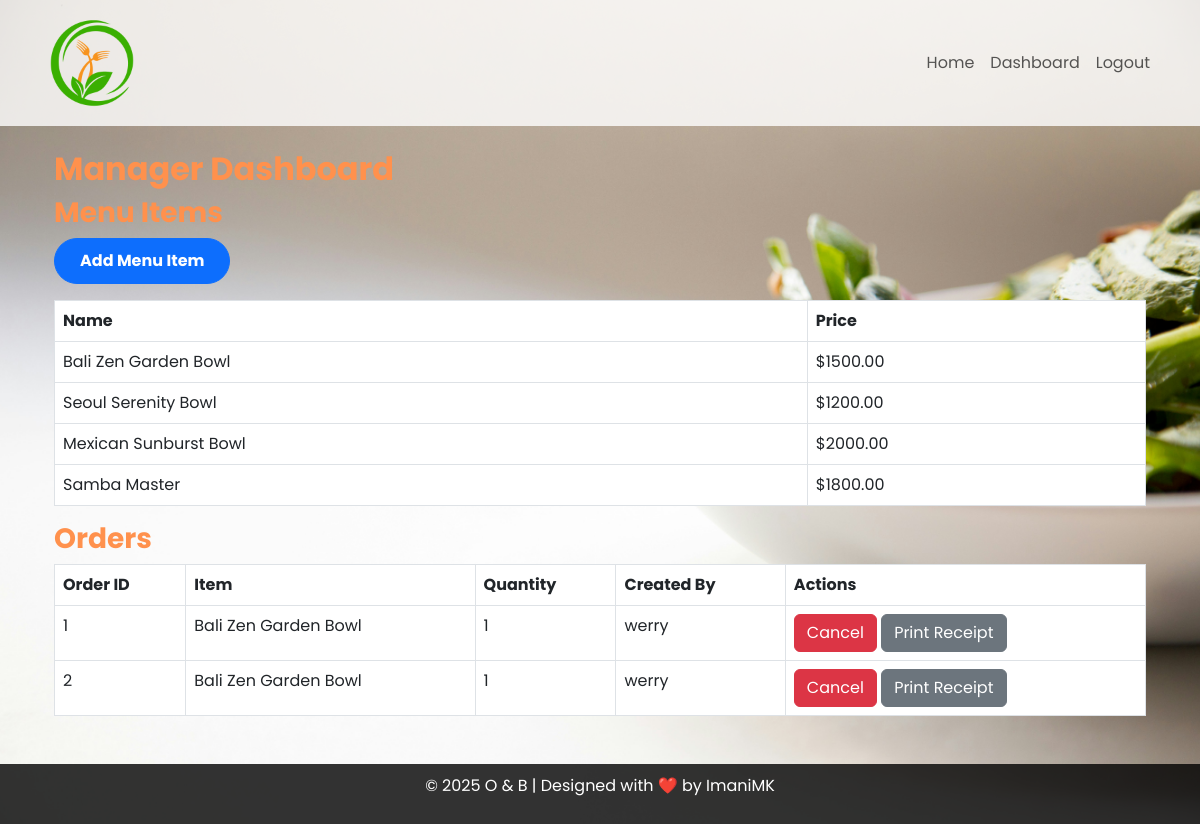
Screenshot of /dashboard/manager/ (signed in) with the database file from the repository.
### restaurant/models.py (models this page shows, shortened)
class MenuItem(models.Model):
    name = models.CharField(max_length=100)
    price = models.DecimalField(max_digits=6, decimal_places=2)

class Order(models.Model):
    menu_item = models.ForeignKey(MenuItem, on_delete=models.CASCADE)
    quantity = models.PositiveIntegerField(default=1)  # Ensure quantity has a default
    created_by = models.ForeignKey(CustomUser, on_delete=models.CASCADE)
    status = models.CharField(
        max_length=20,
        choices=[('Pending', 'Pending'), ('Completed', 'Completed'), ('Cancelled', 'Cancelled')],
        default='Pending'
    )
    created_at = models.DateTimeField(auto_now_add=True)

class CustomUser(AbstractUser):
    is_manager = models.BooleanField(default=False)
    is_staff_member = models.BooleanField(default=False)

### restaurant/views.py (the view)
# urls.py: path('dashboard/manager/', views.manager_dashboard, name='manager_dashboard'),
@login_required
def manager_dashboard(request):
    if not request.user.is_manager:
        return redirect('staff_dashboard')
    menu_items = MenuItem.objects.all()
    orders = Order.objects.all()
    return render(request, 'restaurant/manager_dashboard.html', {'menu_items': menu_items, 'orders': orders})

### restaurant/templates/restaurant/manager_dashboard.html
{% extends 'restaurant/base.html' %}
{% block content %}
<div class="container mt-4">
    <h2>Manager Dashboard</h2>
    <h3>Menu Items</h3>
    <a href="{% url 'add_menu_item' %}" class="btn btn-primary mb-3">Add Menu Item</a>
    <table class="table table-bordered">
        <thead>
            <tr>
                <th>Name</th>
                <th>Price</th>
            </tr>
        </thead>
        <tbody>
            {% for item in menu_items %}
            <tr>
                <td>{{ item.name }}</td>
                <td>${{ item.price }}</td>
            </tr>
            {% endfor %}
        </tbody>
    </table>
    <h3>Orders</h3>
    <table class="table table-bordered">
        <thead>
            <tr>
                <th>Order ID</th>
                <th>Item</th>
                <th>Quantity</th>
                <th>Created By</th>
                <th>Actions</th>
            </tr>
        </thead>
        <tbody>
            {% for order in orders %}
            <tr>
                <td>{{ order.id }}</td>
                <td>{{ order.menu_item.name }}</td>
                <td>{{ order.quantity }}</td>
                <td>{{ order.created_by.username }}</td>
                <td>
                    <a href="{% url 'cancel_order' order.id %}" class="btn btn-danger">Cancel</a>
                    <a href="{% url 'print_receipt' order.id %}" class="btn btn-secondary">Print Receipt</a>
                </td>
            </tr>
            {% endfor %}
        </tbody>
    </table>
</div>
{% endblock %}

### restaurant/templates/restaurant/base.html (shortened to what this page needs)
<!DOCTYPE html>
<html lang="en">
<head>
    {% load static %}
    <link href="https://cdn.jsdelivr.net/npm/bootstrap@5.3.0/dist/css/bootstrap.min.css" rel="stylesheet">
</head>
<body>
    <nav class="navbar navbar-expand-lg navbar-light">
        <div class="container">
            <a class="navbar-brand" href="{% url 'home' %}">
                <img src="{% static 'restaurant/images/logo.png' %}" alt="Logo" width="100">
            </a>
            <div class="collapse navbar-collapse" id="navbarNav">
                <ul class="navbar-nav ms-auto">
                    <li class="nav-item"><a class="nav-link" href="{% url 'home' %}">Home</a></li>
                    {% if user.is_authenticated %}
                        <li class="nav-item"><a class="nav-link" href="{% url 'dashboard' %}">Dashboard</a></li>
                        <li class="nav-item"><a class="nav-link" href="{% url 'logout' %}">Logout</a></li>
                    {% else %}
                        <li class="nav-item"><a class="nav-link" href="{% url 'login' %}">Login</a></li>
                        <li class="nav-item"><a class="nav-link" href="{% url 'signup' %}">Sign Up</a></li>
                    {% endif %}
                </ul>
            </div>
        </div>
    </nav>
    <div class="container mt-4">
        {% block content %}
        {% endblock %}
    </div>
    <footer class="text-center mt-5">
        <p>© 2025 O & B | Designed with ❤️ by ImaniMK</p>
    </footer>
</body>
</html>

### rows the page displays
MenuItem: name "Bali Zen Garden Bowl", price "1500.00"
MenuItem: name "Seoul Serenity Bowl", price "1200.00"
MenuItem: name "Mexican Sunburst Bowl", price "2000.00"
MenuItem: name "Samba Master", price "1800.00"
Order: id "1", menu_item.name "Bali Zen Garden Bowl", quantity "1", created_by.username "werry"
Order: id "2", menu_item.name "Bali Zen Garden Bowl", quantity "1", created_by.username "werry"
